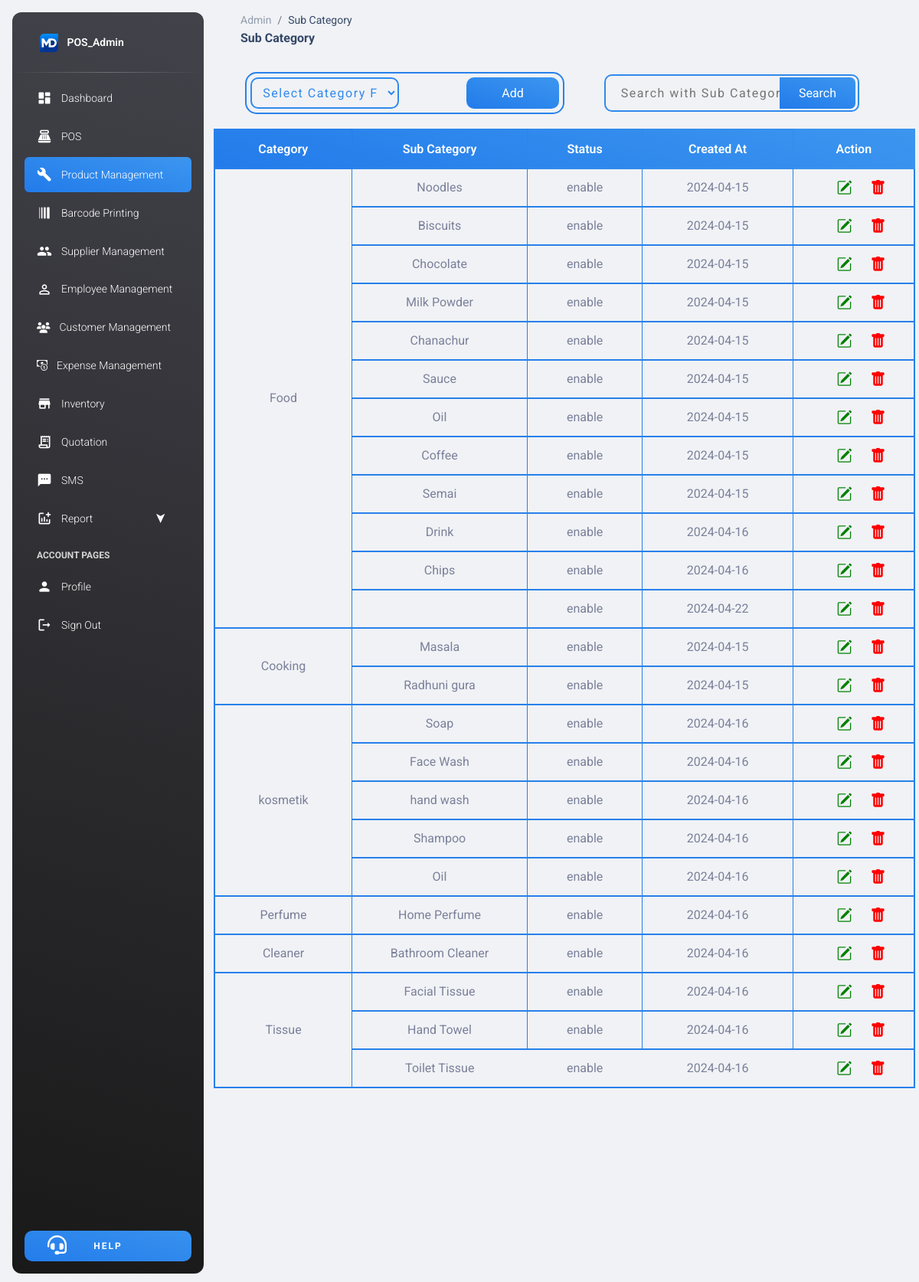
Screenshot of /Admin_panel/subCategory.php with the database file from the repository.
### tables this page shows
CREATE TABLE `subcategory` (
  `id` int(255) NOT NULL,
  `category` int(255) NOT NULL,
  `sub_category` varchar(255) NOT NULL,
  `status` varchar(255) NOT NULL,
  `created_at` date NOT NULL
);

CREATE TABLE `category` (
  `id` int(255) NOT NULL,
  `name` varchar(255) NOT NULL,
  `status` varchar(255) NOT NULL,
  `created_at` date NOT NULL
);

### Admin_panel/subCategory.php (the view, shortened to what this page needs)
<?php
    require_once('../conn.php');
?>
<!DOCTYPE html>
<html lang="en">
<head>
  <link rel="stylesheet" href="https://cdn.jsdelivr.net/npm/bootstrap-icons@1.11.3/font/bootstrap-icons.min.css">
  <link rel="stylesheet" href="https://cdnjs.cloudflare.com/ajax/libs/font-awesome/6.5.1/css/fontawesome.min.css" />
  <link href="../assets/css/nucleo-icons.css" rel="stylesheet" />
  <link href="../assets/css/nucleo-svg.css" rel="stylesheet" />
  <link href="../assets/css/subCategory.css" rel="stylesheet" />
  <link id="pagestyle" href="../assets/css/material-dashboard.css?v=3.1.0" rel="stylesheet" />
</head>
<body class="g-sidenav-show  bg-gray-200">
  <aside class="sidenav navbar navbar-vertical navbar-expand-xs border-0 border-radius-xl my-3 fixed-start ms-3   bg-gradient-dark" id="sidenav-main">
    <div class="sidenav-header">
      <a class="navbar-brand m-0" href=" https://demos.creative-tim.com/material-dashboard/pages/dashboard " target="_blank">
        <img src="../assets/img/MD logo.svg" class="navbar-brand-img h-100" alt="main_logo">
        <span class="ms-1 font-weight-bold text-white">POS_Admin</span>
      </a>
    </div>
    <hr class="horizontal light mt-0 mb-2">
    <div class="collapse navbar-collapse  w-auto " id="sidenav-collapse-main">
      <ul class="navbar-nav">
        <li class="nav-item">
          <a class="nav-link text-white" href="dashboard.php">
            <div class="text-white text-center me-2 d-flex align-items-center justify-content-center">
              <i class="material-icons opacity-10">dashboard</i>
            </div>
            <span class="nav-link-text ms-1">Dashboard</span>
          </a>
        </li>
        <li class="nav-item">
          <a class="nav-link text-white" href="pos.php">
            <div class="text-white text-center me-2 d-flex align-items-center justify-content-center">
              <i class="material-icons opacity-10">point_of_sale</i>
            </div>
            <span class="nav-link-text ms-1">POS</span>
          </a>
        </li>
        <li class="nav-item">
          <a class="nav-link text-white bg-gradient-primary" href="product_management.php">
            <div class="text-white text-center me-2 d-flex align-items-center justify-content-center">
              <i class="material-icons opacity-10">build</i>
            </div>
            <span class="nav-link-text ms-1">Product Management</span>
          </a>
        </li>
        <li class="nav-item">
          <a class="nav-link text-white " href="barcode_printing.php">
            <div class="text-white text-center me-2 d-flex align-items-center justify-content-center">
              <i class="material-icons opacity-10" style="transform:rotate(90deg);">line_weight</i>
            </div>
            <span class="nav-link-text ms-1">Barcode Printing</span>
          </a>
        </li>
        <li class="nav-item">
          <a class="nav-link text-white " href="supplier_management.php">
            <div class="text-white text-center me-2 d-flex align-items-center justify-content-center">
              <i class="material-icons opacity-10">group</i>
            </div>
            <span class="nav-link-text ms-1">Supplier Management</span>
          </a>
        </li>
        <li class="nav-item">
          <a class="nav-link text-white " href="sales_staff.php">
            <div class="text-white text-center me-2 d-flex align-items-center justify-content-center">
              <i class="material-icons opacity-10">person_outline</i>
            </div>
            <span class="nav-link-text ms-1">Employee Management</span>
          </a>
        </li>
        <li class="nav-item">
          <a class="nav-link text-white " href="customer_management.php">
            <div class="text-white text-center me-2 d-flex align-items-center justify-content-center">
              <i class="fas fa-users opacity-10"></i>
            </div>
            <span class="nav-link-text ms-1">Customer Management</span>
          </a>
        </li>
        <li class="nav-item">
          <a class="nav-link text-white " href="expens_management.php">
            <div class="text-white text-center me-2 d-flex align-items-center justify-content-center">
            <i class="bi bi-cash-coin opacity-10"></i>
            </div>
            <span class="nav-link-text ms-1">Expense Management</span>
          </a>
        </li>
        <li class="nav-item">
          <a class="nav-link text-white" href="inventory.php">
            <div class="text-white text-center me-2 d-flex align-items-center justify-content-center">
              <i class="material-icons opacity-10">store</i>
            </div>
            <span class="nav-link-text ms-1">Inventory</span>
          </a>
        </li>
        <li class="nav-item">
          <a class="nav-link text-white " href="quotation.php">
            <div class="text-white text-center me-2 d-flex align-items-center justify-content-center">
              <i class="material-icons opacity-10">receipt_long</i>
            </div>
            <span class="nav-link-text ms-1">Quotation</span>
          </a>
        </li>
        <li class="nav-item">
          <a class="nav-link text-white" href="sms.php">
            <div class="text-white text-center me-2 d-flex align-items-center justify-content-center">
              <i class="material-icons opacity-10">sms</i>
            </div>
            <span class="nav-link-text ms-1">SMS</span>
          </a>
        </li>
        <li class="nav-item sub_menu">
          <div class="nav-link text-white dropdown_menu" href="sales_report.php">
            <div class="text-white text-center me-2 d-flex align-items-center justify-content-center">
              <i class="material-icons opacity-10">addchart</i>
            </div>
            <span class="nav-link-text ms-1">Report</span>
          </div>
        </li>
        <li class="nav-item mt-3">
          <h6 class="ps-4 ms-2 text-uppercase text-xs text-white font-weight-bolder opacity-8">Account pages</h6>
        </li>
        <li class="nav-item">
          <a class="nav-link text-white " href="profile.php">
            <div class="text-white text-center me-2 d-flex align-items-center justify-content-center">
              <i class="material-icons opacity-10">person</i>
            </div>
            <span class="nav-link-text ms-1">Profile</span>
          </a>
        </li>
        <li class="nav-item">
          <a class="nav-link text-white " href="sign_out.php">
            <div class="text-white text-center me-2 d-flex align-items-center justify-content-center">
              <i class="material-icons opacity-10">logout</i>
            </div>
            <span class="nav-link-text ms-1">Sign Out</span>
          </a>
        </li>
      </ul>
    </div>
    <div class="sidenav-footer position-absolute w-100 bottom-1">
      <div class="mx-3">
        <a class="btn bg-gradient-primary w-100 " href="support.php" type="button" style="letter-spacing:2px;border-radius:10px !important;padding:10px !important;"><i class="fas fa-headset position-absolute  text-white" style="font-size:25px;width: 100%; left:-30%; top: 7px;"></i><span class="text-white">Help</span></a>
      </div>
    </div>
  </aside>
  <main class="main-content position-relative max-height-vh-100 h-100 border-radius-lg ">
    <nav class="navbar navbar-main navbar-expand-lg px-0 mx-4 shadow-none border-radius-xl" id="navbarBlur" data-scroll="true">
      <div class="container-fluid py-1 px-3">
        <nav aria-label="breadcrumb">
          <ol class="breadcrumb bg-transparent mb-0 pb-0 pt-1 px-0 me-sm-6 me-5">
            <li class="breadcrumb-item text-sm"><a class="opacity-5 text-dark" href="javascript:;">Admin</a></li>
            <li class="breadcrumb-item text-sm text-dark active" aria-current="page">Sub Category</li>
          </ol>
          <h6 class="font-weight-bolder mb-0">Sub Category</h6>
        </nav>
      </div>
    </nav>
    <div class="search bg-gray-200 d-flex">
        <div class="left">
            <form action="SQL/addSubCategory.php" method="post">
                <select name="category" id="" required onchange="show()">
                    <option value="" selected>Select Category First</option>
                </select>
                <input class="bg-gradient-primary" type="submit" name="submit" id="submit1" value="Add">
            </form>
        </div>
        <div class="right">
            <input type="text" name="search" id="search" placeholder="Search with Sub Category Name">
            <input class="bg-gradient-primary" type="submit" name="submit" id="submit" value="Search">
        </div>
    </div>
    <div class="view d-flex justify-content-between">
    <table class="table table-bordered text-center align-items-center" id="table">
        <thead class="bg-gradient-primary text-white">
          <th style="border: 2px solid #2780EB;">Category</th>
          <th style="border: 2px solid #2C86EC;">Sub Category</th>
          <th style="border: 2px solid #318AED;">Status</th>
          <th style="border: 2px solid #348EED;">Created At</th>
          <th style="border: 2px solid #3A94EF;">Action</th>
        </thead>
        <tbody>
            <?php
            if($conn)
            {
                $sql = "select * from subcategory order by category asc";
                $qry = mysqli_query($conn, $sql);
                if(mysqli_num_rows($qry) > 0)
                {
                    while($row = mysqli_fetch_assoc($qry))
                    {
                        $sql1 = "select name from category where id = '$row[category]'";
                        $qry1 = mysqli_query($conn, $sql1);
                        $row1 = mysqli_fetch_assoc($qry1);
                        ?>
          <tr style="border: 2px solid #2780EB;">
            <td><?php echo $row1['name']; ?></td>
            <td><?php echo $row['sub_category']; ?></td>
            <td><?php echo $row['status']; ?></td>
            <td><?php echo $row['created_at']; ?></td>
            <td>
              <a style="margin:0px 20px;" href="editSubCategory.php?id=<?php echo $row['id']; ?>"><i style="font-size:20px; color:green" class="bi bi-pencil-square"></i></a>
              <a href="SQL/deleteSubCategory.php?id=<?php echo $row['id']; ?>"><i style= "color:red;font-size:20px;" class="bi bi-trash-fill"></i></a>
            </td>
          </tr>
                <?php
                          }
                        }
                    }
                ?>
        </tbody>
    </table>
    </div>

### assets/css/subCategory.css (style rules this page uses)
.search { text-align: center; justify-content: space-between; padding: 2% 5%; }
.right { position: relative; width: 40%; margin: auto; }
.left { width: 50%; padding: 0px 5px; border: 2px solid #2881EB; border-radius: 15px; -webkit-border-radius: 15px; -moz-border-radius: 15px; -ms-border-radius: 15px; -o-border-radius: 15px; }
.left form { display: flex; justify-content: space-between; }
.right input[type="text"] { padding: 10px 20px; letter-spacing: 1.5px; border-radius: 10px; border: 2px solid #3089ED; margin: 0px 10px; background: transparent; width: 100%; outline: none; }
.right input[type="submit"] { position: absolute; top: 4px; right: -5px; padding: 8px 25px; color: white; border: none; border-top-right-radius: 7px; border-bottom-right-radius: 7px }
.left input[type="submit"] { padding: 8px 25px; margin: 5px 0px; color: white; border: none; border-radius: 10px; -webkit-border-radius: 10px; -moz-border-radius: 10px; -ms-border-radius: 10px; -o-border-radius: 10px; width: 30%; }
.view { max-height: 75dvh; overflow-y: scroll; overflow-x: hidden; padding: 0px 5px; }
.left select { margin: 5px 0px; padding: 5px 10px; letter-spacing: 1.5px; border-radius: 10px; border: 2px solid #3089ED; background: transparent; width: 48%; outline: none; color: #3089ED; }

### rows the page displays
subcategory: category.name "Food", sub_category "Noodles", status "enable", created_at "2024-04-15"
subcategory: sub_category "Biscuits", status "enable", created_at "2024-04-15"
subcategory: sub_category "Chocolate", status "enable", created_at "2024-04-15"
subcategory: sub_category "Milk Powder", status "enable", created_at "2024-04-15"
subcategory: sub_category "Chanachur", status "enable", created_at "2024-04-15"
subcategory: sub_category "Sauce", status "enable", created_at "2024-04-15"
subcategory: sub_category "Oil", status "enable", created_at "2024-04-15"
subcategory: sub_category "Coffee", status "enable", created_at "2024-04-15"
subcategory: sub_category "Semai", status "enable", created_at "2024-04-15"
subcategory: sub_category "Drink", status "enable", created_at "2024-04-16"
subcategory: sub_category "Chips", status "enable", created_at "2024-04-16"
subcategory: status "enable", created_at "2024-04-22"
subcategory: category.name "Cooking", sub_category "Masala", status "enable", created_at "2024-04-15"
subcategory: sub_category "Radhuni gura", status "enable", created_at "2024-04-15"
subcategory: category.name "kosmetik", sub_category "Soap", status "enable", created_at "2024-04-16"
subcategory: sub_category "Face Wash", status "enable", created_at "2024-04-16"
subcategory: sub_category "hand wash", status "enable", created_at "2024-04-16"
subcategory: sub_category "Shampoo", status "enable", created_at "2024-04-16"
subcategory: sub_category "Oil", status "enable", created_at "2024-04-16"
subcategory: category.name "Perfume", sub_category "Home Perfume", status "enable", created_at "2024-04-16"
subcategory: category.name "Cleaner", sub_category "Bathroom Cleaner", status "enable", created_at "2024-04-16"
subcategory: category.name "Tissue", sub_category "Facial Tissue", status "enable", created_at "2024-04-16"
subcategory: sub_category "Hand Towel", status "enable", created_at "2024-04-16"
subcategory: sub_category "Toilet Tissue", status "enable", created_at "2024-04-16"
